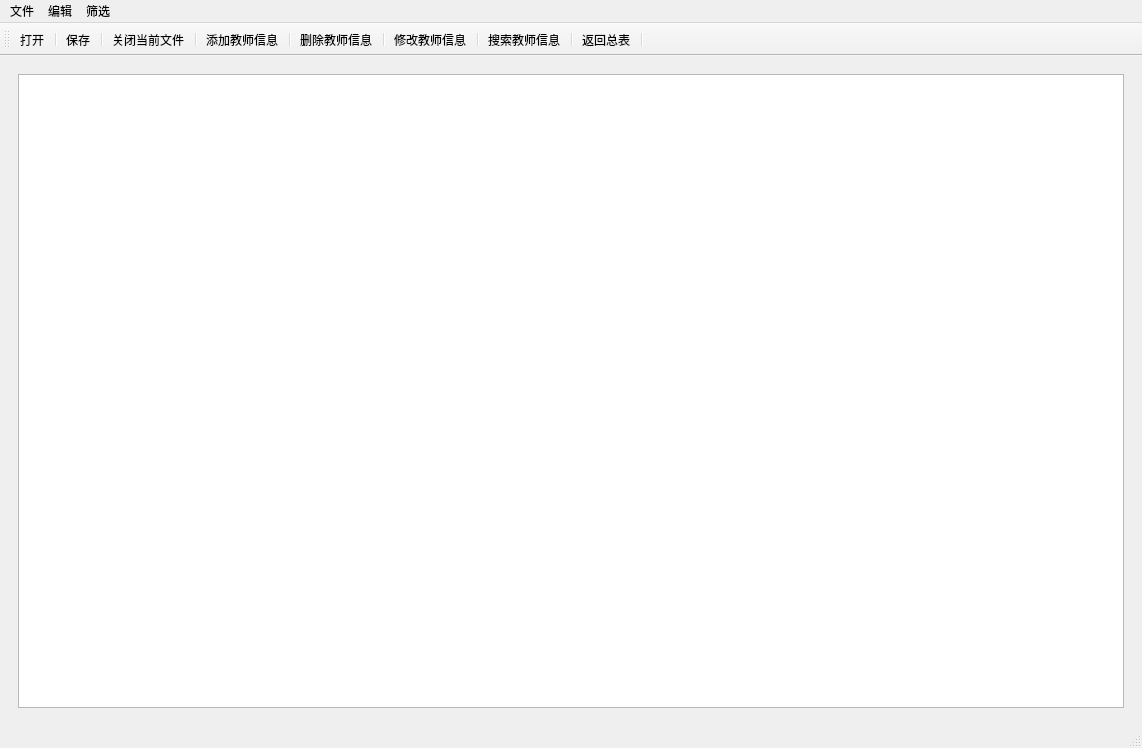
<?xml version="1.0" encoding="UTF-8"?>
<ui version="4.0">
 <class>MainWindow</class>
 <widget class="QMainWindow" name="MainWindow">
  <property name="geometry">
   <rect>
    <x>0</x>
    <y>0</y>
    <width>1142</width>
    <height>748</height>
   </rect>
  </property>
  <property name="windowTitle">
   <string>MainWindow</string>
  </property>
  <widget class="QWidget" name="centralwidget">
   <layout class="QGridLayout" name="gridLayout">
    <item row="0" column="0">
     <widget class="QStackedWidget" name="stackedWidget">
      <property name="currentIndex">
       <number>0</number>
      </property>
      <widget class="QWidget" name="page">
       <layout class="QGridLayout" name="gridLayout_2">
        <item row="0" column="0">
         <widget class="QTableWidget" name="tableWidget"/>
        </item>
       </layout>
      </widget>
      <widget class="QWidget" name="page_2">
       <layout class="QGridLayout" name="gridLayout_3">
        <item row="0" column="0">
         <widget class="QTableWidget" name="tableWidget_2"/>
        </item>
       </layout>
      </widget>
     </widget>
    </item>
   </layout>
  </widget>
  <widget class="QStatusBar" name="statusbar"/>
  <widget class="QToolBar" name="toolBar">
   <property name="windowTitle">
    <string>toolBar</string>
   </property>
   <attribute name="toolBarArea">
    <enum>TopToolBarArea</enum>
   </attribute>
   <attribute name="toolBarBreak">
    <bool>false</bool>
   </attribute>
   <addaction name="actionopen"/>
   <addaction name="separator"/>
   <addaction name="actionsave"/>
   <addaction name="separator"/>
   <addaction name="actionclose"/>
   <addaction name="separator"/>
   <addaction name="actionadd"/>
   <addaction name="separator"/>
   <addaction name="actiondelet"/>
   <addaction name="separator"/>
   <addaction name="actionchange"/>
   <addaction name="separator"/>
   <addaction name="actionfind"/>
   <addaction name="separator"/>
   <addaction name="actionreturntotheindex0"/>
   <addaction name="separator"/>
  </widget>
  <widget class="QMenuBar" name="menubar">
   <property name="geometry">
    <rect>
     <x>0</x>
     <y>0</y>
     <width>1142</width>
     <height>21</height>
    </rect>
   </property>
   <widget class="QMenu" name="File_Menu">
    <property name="title">
     <string>文件</string>
    </property>
    <property name="separatorsCollapsible">
     <bool>false</bool>
    </property>
    <property name="toolTipsVisible">
     <bool>false</bool>
    </property>
    <addaction name="actionnew"/>
    <addaction name="actionopen"/>
    <addaction name="actionsave"/>
    <addaction name="actionclose"/>
    <addaction name="actionreturntotheindex0"/>
   </widget>
   <widget class="QMenu" name="Edit_Menu">
    <property name="title">
     <string>编辑</string>
    </property>
    <addaction name="actionadd"/>
    <addaction name="actionchange"/>
    <addaction name="actionfind"/>
   </widget>
   <widget class="QMenu" name="menu_2">
    <property name="title">
     <string>筛选</string>
    </property>
    <addaction name="actionscreeninposition"/>
    <addaction name="actionscreeningender"/>
    <addaction name="actionscreeningrade"/>
    <addaction name="actionscreeninmarry"/>
    <addaction name="actionsortinbirth"/>
   </widget>
   <addaction name="File_Menu"/>
   <addaction name="Edit_Menu"/>
   <addaction name="menu_2"/>
  </widget>
  <action name="actionadd">
   <property name="text">
    <string>添加教师信息</string>
   </property>
  </action>
  <action name="actiondelet">
   <property name="text">
    <string>删除教师信息</string>
   </property>
  </action>
  <action name="actionnew">
   <property name="text">
    <string>新建</string>
   </property>
  </action>
  <action name="actionopen">
   <property name="text">
    <string>打开</string>
   </property>
  </action>
  <action name="actionsave">
   <property name="text">
    <string>保存</string>
   </property>
  </action>
  <action name="actionclose">
   <property name="text">
    <string>关闭当前文件</string>
   </property>
  </action>
  <action name="actionchange">
   <property name="text">
    <string>修改教师信息</string>
   </property>
  </action>
  <action name="actionlogout">
   <property name="text">
    <string>登出当前账户</string>
   </property>
  </action>
  <action name="actionabout">
   <property name="text">
    <string>当前账户信息</string>
   </property>
  </action>
  <action name="actionsortinbirth">
   <property name="text">
    <string>按出生日期筛选</string>
   </property>
  </action>
  <action name="actionscreeninposition">
   <property name="text">
    <string>按职称筛选</string>
   </property>
  </action>
  <action name="actionreturntotheindex0">
   <property name="text">
    <string>返回总表</string>
   </property>
  </action>
  <action name="actionscreeningender">
   <property name="text">
    <string>按性别筛选</string>
   </property>
  </action>
  <action name="actionscreeninmarry">
   <property name="text">
    <string>按婚否筛选</string>
   </property>
  </action>
  <action name="actionscreeningrade">
   <property name="text">
    <string>按学历筛选</string>
   </property>
  </action>
  <action name="actionfind">
   <property name="text">
    <string>搜索教师信息</string>
   </property>
  </action>
 </widget>
 <resources/>
 <connections/>
</ui>
